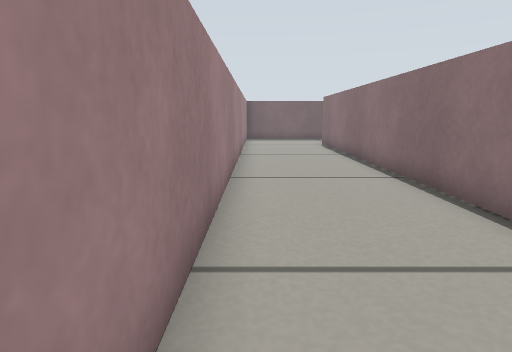
View 1 (above)

17 first-person views from a walk through a robot-simulator world made for Gazebo. The camera is 0.29 m above the floor, tilts 10° down and sees 75° across. The floor is counted in squares, 0.2 m on a side. Each view is taken from the middle of a square. On the plan, view 1 faces up. The plan holds only what a view shows up to about 15 squares ahead; the rest is blank.

View 2
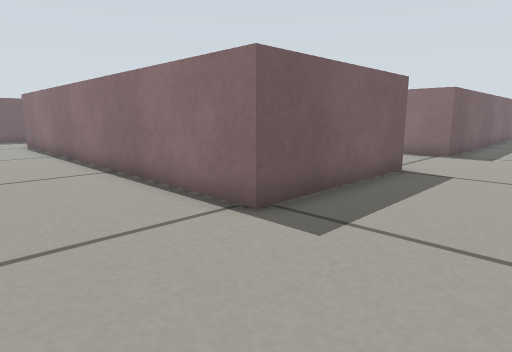

View 3
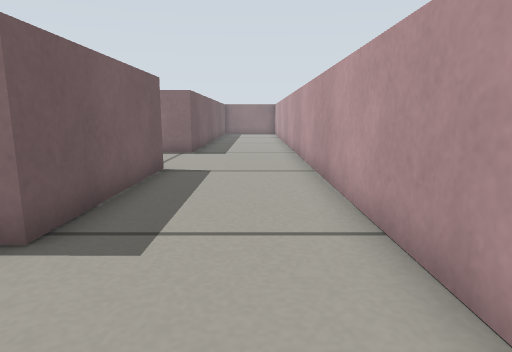

View 4
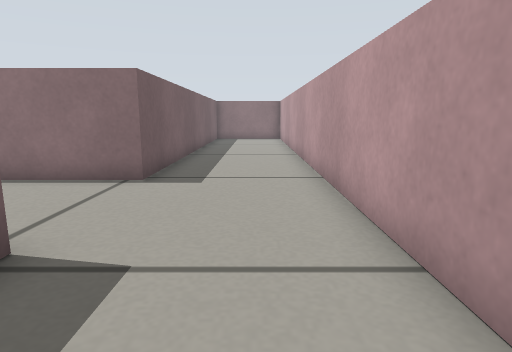

View 5
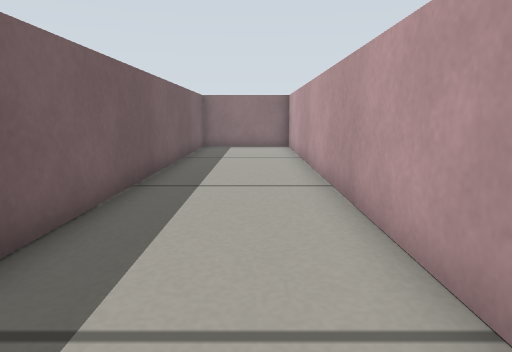

View 6
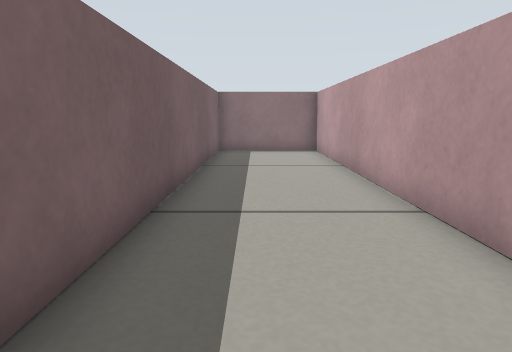

View 7
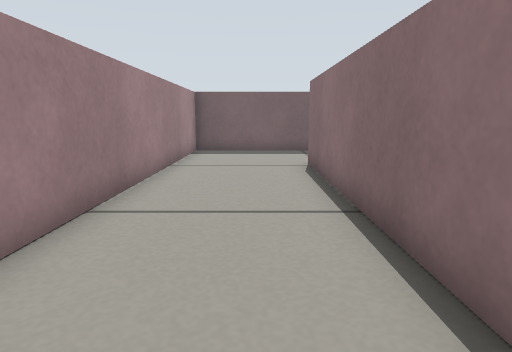

View 8
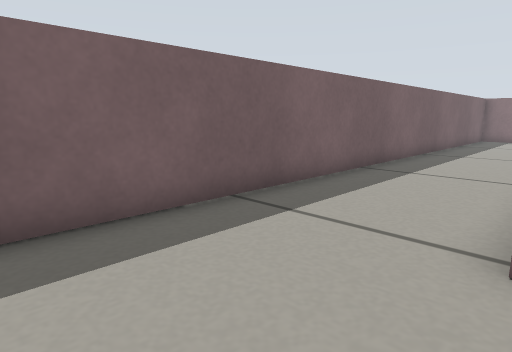

View 9
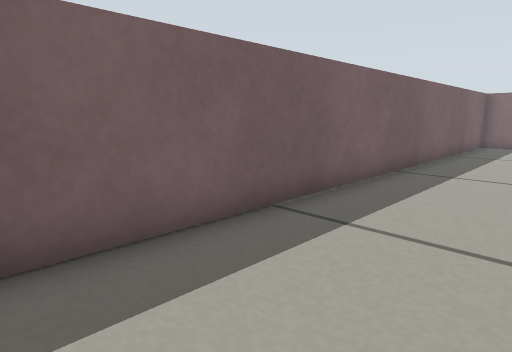

View 10
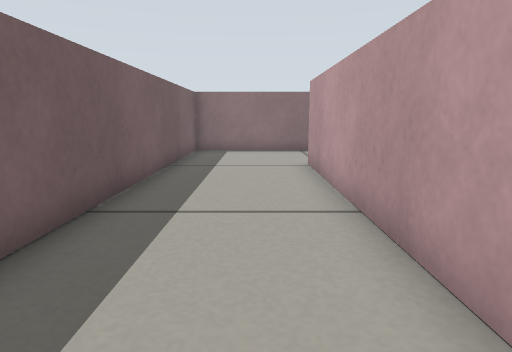

View 11
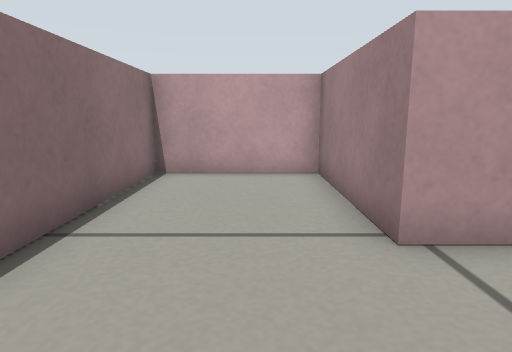

View 12
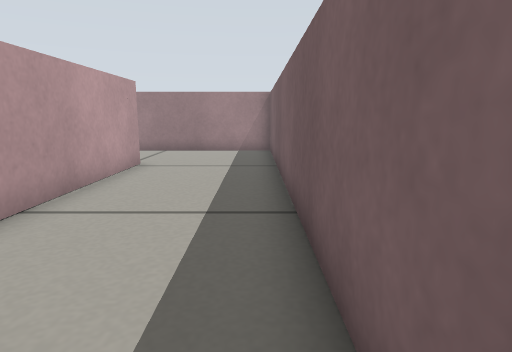

View 13
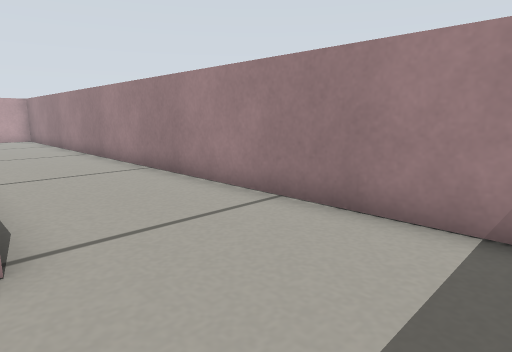

View 14
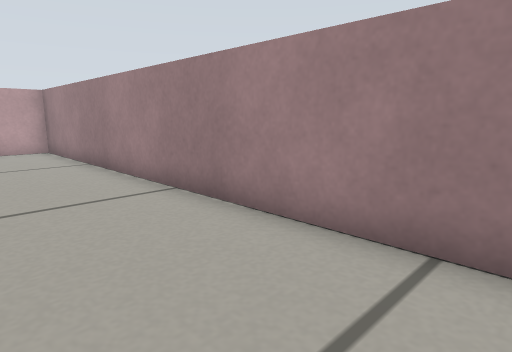

View 15
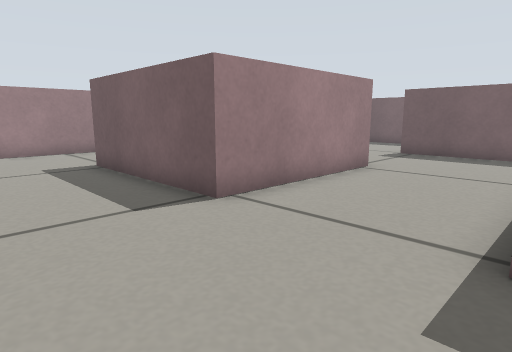

View 16
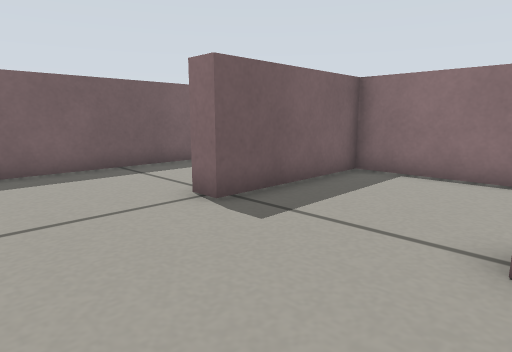

View 17
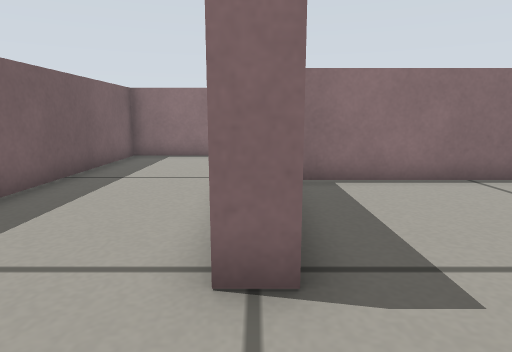

### Floor plan
Points are (right, up) in squares from view 1. A wall is a line through its corners. A room is listed if a view was taken in it or the views show most of it. See-through windows are left out.
Room 1 (views 1, 2, 3, 4, 5, 6, 7, 8, 9, 10, 11, 12, 13, 14, 15)
walls: (9.4, 8.5) (9.4, 2.6) (3.6, 2.6) (3.6, 18.4) (19.4, 18.4) (19.4, 13.4) (23.6, 13.4) (23.6, 22.6) (-0.6, 22.6) (-0.6, -1.6) (28.6, -1.6) (28.6, 2.6) (13.6, 2.6) (13.6, 12.6) (8.6, 12.6)
ways out: opening at (9, 10.5) to room 2
Room 2 (views 16, 17)
walls: (8.6, 12.6) (8.6, 13.4)
ways out: opening at (9, 10.5) to room 1; opening at (6.5, 13) to room 3
Room 3 (no view inside)
walls: (18.6, 14.8) (18.6, 17.6) (6.1, 17.6)
ways out: opening at (6.5, 13) to room 2

Where each view was taken, in squares from view 1:
view 1: 0 up, 0 right, facing up
view 2: 1 down, 0 right, facing up-right
view 3: 0 up, 0 right, facing right
view 4: 0 up, 6 right, facing right
view 5: 0 up, 12 right, facing right
view 6: 1 up, 14 right, facing right
view 7: 8 up, 2 right, facing up
view 8: 18 up, 0 right, facing up-right
view 9: 19 up, 5 right, facing up-right
view 10: 20 up, 9 right, facing right
view 11: 22 up, 21 right, facing down
view 12: 22 up, 14 right, facing left
view 13: 22 up, 4 right, facing down-left
view 14: 14 up, 3 right, facing down-left
view 15: 1 down, 14 right, facing up-left
view 16: 8 up, 5 right, facing up-right
view 17: 13 up, 6 right, facing right
